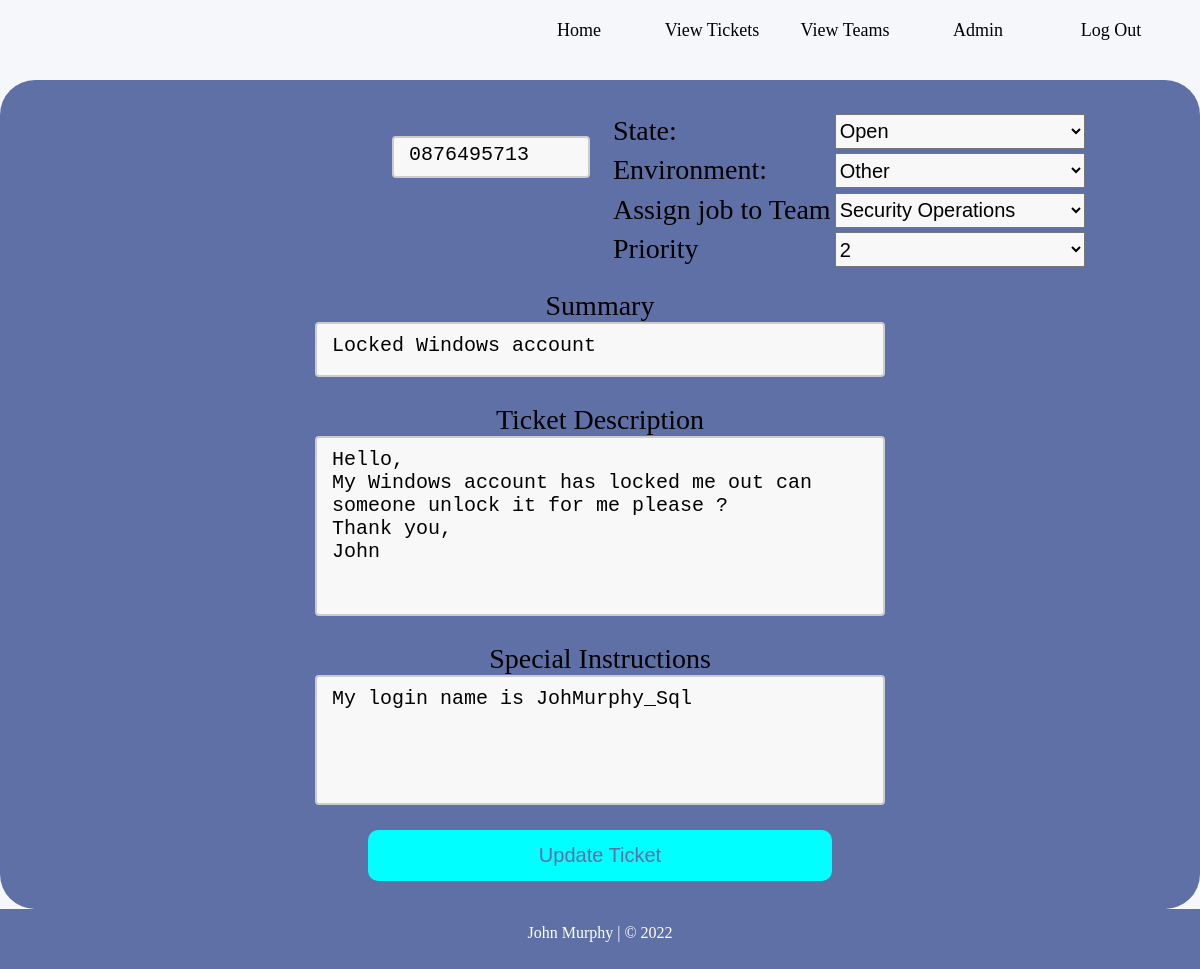
The app's page /editticket/18 (signed in) with its own data.
### TicketDB.py (models this page shows, shortened)
class Ticket(db.Model):
    __tablename__ = "tickettable"
    ticket_id = db.Column(db.Integer, primary_key=True, unique=True, autoincrement=True)
    user_id = db.Column(db.Integer, db.ForeignKey(User.user_id))
    ticket_user = db.relationship("User", backref='Ticket')
    ticket_created = db.Column(db.String(50), default=func.now())
    description = db.Column(db.String(300))
    state = db.Column(db.String(30), default="Open")
    team_id = db.Column(db.Integer, db.ForeignKey(Team.team_id))
    ticket_team = db.relationship("Team", backref='Ticket')
    contact_num = db.Column(db.String(20))
    priority = db.Column(db.Integer)
    summary = db.Column(db.String(80))
    environment = db.Column(db.String(50))
    ticket_sp_instruction = db.Column(db.String(200))

class Team(db.Model):
    __tablename__ = "teamtable"
    team_id = db.Column(db.Integer, primary_key=True, unique=True, autoincrement=True)
    team_name = db.Column(db.String(50), unique=True)
    team_category = db.Column(db.String(50))

### main.py (the view, shortened to what this page needs)
@app.route('/editticket/<int:chosen_ticket_id>', methods=['GET', 'POST'])
def editTicket(chosen_ticket_id):
    ticketinfo = Ticket.query.with_entities(Ticket.ticket_id, Ticket.user_id,  User.name, Ticket.ticket_created, Ticket.description,
                    Ticket.state, Ticket.team_id, Team.team_name, User.email, Ticket.contact_num, Ticket.priority, Ticket.summary,
                    Ticket.environment, Ticket.ticket_sp_instruction).join(Team,Ticket.team_id == Team.
                    team_id).join(User, Ticket.user_id == User.user_id).filter(Ticket.ticket_id == chosen_ticket_id).all()
    ticketDesc = Ticket.query.with_entities(Ticket.description).filter(Ticket.ticket_id == chosen_ticket_id).all()
    ticketDesc = str(ticketDesc)
    ticketDesc = ticketDesc.strip("[ ] , ( ) '")
    ticketrequester_email = User.query.with_entities(User.email).join(Ticket, User.user_id == Ticket.user_id).filter(Ticket
                        .ticket_id == chosen_ticket_id).all()
    ticketrequester_email = str(ticketrequester_email)
    ticketrequester_email = ticketrequester_email.strip("[ ] , ( ) '")
    teamList = Team.query.all()
    user = session["user"]
    username = User.query.with_entities(User.name).filter(User.user_id == user).all()
    username = str(username)
    username = username.strip("[ ] , ( ) '")
    loggedteam = User.query.with_entities(User.team_id).filter(User.user_id == user).all()
    loggedteam = str(loggedteam)
    loggedteam = loggedteam.strip("[ ] , ( )")
    allMembers = User.query.with_entities(User.name).filter(User.team_id == loggedteam).all()
    emails = [('john.a.murphy.1989@gmail.com',), ('johnamurphy0185@gmail.com',)]
    if request.method == 'GET':
        if ticketinfo:
            return render_template('editTicket.html', ticketinfo=ticketinfo, teamList=teamList, allMembers=allMembers)

### templates/editTicket.html (shortened to what this page needs)
<!DOCTYPE html>
<html lang="en">
<head>
    <link rel="stylesheet" href="{{ url_for('static', filename='css/ttStyle.css') }}">
</head>
<body>
<div id="wrapper">
	<header id="head-home">
		<ul class="nav-links">
            <li id="header-links" class="link-buttons"><a href="/">Home</a></li>
			<li id="header-links" class="link-buttons"><a href="/opentickets">View Tickets</a></li>
			<li id="header-links" class="link-buttons"><a href="/teams">View Teams</a></li>
			<li id="header-links" class="link-buttons"><a href="/admin_data">Admin</a></li>
			<li id="header-links"class="link-buttons"><a href="/logout">Log Out</a></li>
		</ul>
	</header>
    <div id="newtick_holder">
    {% for ticket in ticketinfo %}
            <form id="update-form" action='' method = "POST">
            <div id="tick_topleft">
                <textarea id="text_contact" name = "contact_num" class="tickuser-input" readonly>{{ ticket.contact_num }}</textarea>
            </div>
            <div id="tick_topright">
                <table>
                    <tr>
                        <td>State:</td>
                        <td>
                            <select name="state"  class="tick_select-boxes">
                                <option value="{{ ticket.state }}">{{ ticket.state }} </option>
                            </select>
                        </td>
                    </tr>
                    <tr>
                        <td>Environment:</td>
                        <td>
                            <select name="environment"  class="tick_select-boxes">
                                <option value="{{ ticket.environment }}">{{ ticket.environment }} </option>
                            </select>
                        </td>
                    </tr>
                    <tr>
                        <td>Assign job to Team</td>
                        <td>
                            <select name="team_id" class="tick_select-boxes">
                                <option placeholder={{ticket.team_name}} value="{{ ticket.team_id }}">{{ ticket.team_name }}</option>
                            </select>
                        </td>
                    </tr>
                    <tr>
                    <td>Priority</td>
                    <td>
                        <select name="priority" value="{{ ticket.priority }}" class="tick_select-boxes">
                            <option value="{{ ticket.priority }}">{{ ticket.priority }} </option>
                        </select>
                    </td>
                    </tr>
                </table>
            </div>
            <div id="tick_summaryholder">
                <p>Summary </p>
                <textarea name = "summary" id="text_summary" readonly >{{ ticket.summary }}</textarea>
            </div>
            <div id="tick_descholder">
                <p>Ticket Description</p>
                <textarea name = "description" id="text_desc" readonly>{{ticket.description}}</textarea>
            </div>
            <div id="tick_specialint">
                <p>Special Instructions </p>
                <textarea name = "ticket_sp_instruction" id="text_specialint" readonly>{{ ticket.ticket_sp_instruction }}</textarea>
            </div>
            <div id="tick_buttoholder">
            <input type = "submit" value = "Update Ticket" id="ticketButton">
            </div>
        </form>
            {% endfor %}
    </div>
</div>
    <footer>
	    <p>John Murphy | &copy; 2022</p>
    </footer>
</body>
</html>

### static/css/ttStyle.css (style rules this page uses)
* { margin:0; }
html, body { height: 100%; }
#wrapper { float:left; width: 100%; min-height: 100vh; padding-bottom: 60px; background:#f6f7fa; box-sizing: border-box; }
#head-home { float: left; width:100%; height:80px; padding-bottom: 20px; box-sizing: border-box; }
ul.nav-links { float: right; height: 60px; margin-top: 12.5px; margin-right: 10px; }
li.link-buttons { float:left; line-height: 35px; width:100px; margin-right: 25px; list-style-type: none; text-align: center; font-size: 18px; border-radius:12px; border-right-width: 4px; border-left-width: 4px; border-right-style: solid; border-left-style: solid; color: #f6f7fa; border-color: #f6f7fa; font-family: PTSans; }
li#header-links { color: #000; }
#header-links a { text-decoration: none; color: #000 }
footer { float: left; width:100%; height:60px; font-family: PTSans; background: #5f70a6; text-align: center; color: #fff; margin-top: -60px; padding-top: 15px; box-sizing: border-box; }
td { text-overflow: ellipsis; white-space: nowrap; overflow: hidden; }
#newtick_holder { float: left; width: 100%; height: 100%; padding: 20px; border-radius: 35px; box-sizing: border-box; background: #5f70a6; }
.tickuser-input { width: 20%; font-size: 24px; height: 40px; margin: 6px 0; }
#tick_topleft { float: left; width: 50%; height: 20%; padding: 10px; padding-left: 15%; text-align: center; margin-top: 20px; box-sizing: border-box; font-size: 28px; }
#text_contact { float: right; width: 50%; height: 42px; background-color: #f8f8f8; padding: 5px 15px; border: 2px solid #ccc; border-radius: 4px; resize: none; box-sizing: border-box; font-size: 20px; }
#tick_topright { float: left; width: 50%; font-size: 28px; height: 20%; padding: 10px; box-sizing: border-box; }
.tick_select-boxes { min-width: 250px; width: auto; height: 35px; font-size: 20px; background-color: #f8f8f8; }
#tick_summaryholder { float: left; width: 100%; font-size: 28px; padding: 10px; box-sizing: border-box; text-align: center; }
#text_summary { width: 50%; height: 55px; background-color: #f8f8f8; padding: 10px 15px; border: 2px solid #ccc; border-radius: 4px; resize: none; box-sizing: border-box; font-size: 20px; }
#tick_descholder { float: left; width: 100%; height: 20%; font-size: 28px; padding: 10px; box-sizing: border-box; text-align: center; }
#text_desc { width: 50%; height: 180px; background-color: #f8f8f8; padding: 10px 15px; border: 2px solid #ccc; border-radius: 4px; resize: none; box-sizing: border-box; font-size: 20px; }
#tick_specialint { float: left; width: 100%; font-size: 28px; margin: 0 auto; padding: 10px; box-sizing: border-box; text-align: center; }
#text_specialint { width: 50%; height: 130px; background-color: #f8f8f8; padding: 10px 15px; border: 2px solid #ccc; border-radius: 4px; resize: none; box-sizing: border-box; font-size: 20px; }
#tick_buttoholder { float: left; width: 100%; margin: 0 auto; text-align: center; }
#ticketButton { width: 40%; font-size: 20px; color: #5f70a6; padding: 14px 20px; background-color: aqua; margin: 8px 0; border: none; border-radius: 10px; cursor: pointer; }

### records on screen
Ticket: contact_num "0876495713", state "Open", environment "Other", team_id "Security Operations", summary "Locked Windows account", description "Hello, My Windows account has locked me out can someone unlock it for me please ? Thank you, John", ticket_sp_instruction "My login name is JohMurphy_Sql"

### other values on screen
form field priority "2"
